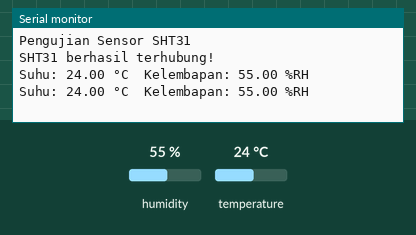
Recording of a sketch running on a simulated ESP32. On the bench: the last lines printed to the serial monitor. The inputs (shaded band) are chosen by the test bench; at power-on: humidity 55 %, temperature 24 °C.

Above: at 2.8 s.
2.9 s: humidity set to 22 %
At 4.8 s:
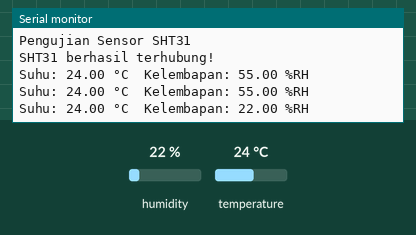
5.6 s: temperature set to 12 °C
At 6.6 s:
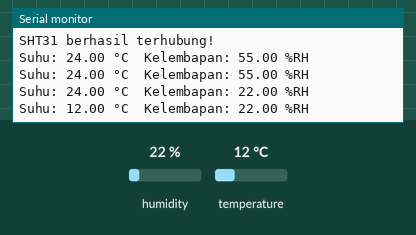
8.3 s: humidity set to 40 %
At 8.3 s:
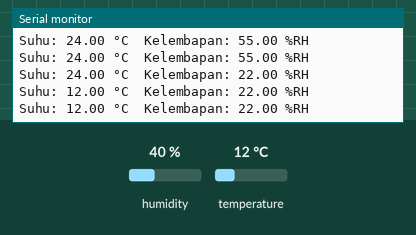
Timing chart, 0 to 11.3 s (numbered marks = the images above; inputs shaded):
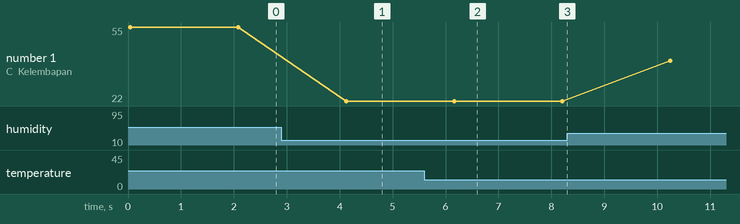

Measured:
- after the input at 2.9 s, the serial monitor: prints a new line after 1.2 s (image 1)
- after the input at 5.6 s, the serial monitor: prints a new line after 0.56 s (image 2)
- plotted number 1: 55 → 22 after the input at 2.9 s, 22 → 40 after the input at 8.3 s

The sketch:

sht31.ino
```cpp
#include <Wire.h>
#include "Adafruit_SHT31.h"

// Inisialisasi objek sensor SHT31
Adafruit_SHT31 sht31 = Adafruit_SHT31();

void setup() {
  // Memulai komunikasi Serial
  Serial.begin(115200);
  while (!Serial) delay(10); // Tunggu hingga Serial Monitor siap

  Serial.println("\nPengujian Sensor SHT31");

  // Inisialisasi pin I2C ESP32 (SDA = 21, SCL = 22)
  Wire.begin();

  // Memulai sensor di alamat 0x44 (alamat default SHT31)
  // Jika I2C scanner mendeteksi 0x45, ubah angka di bawah menjadi 0x45
  if (!sht31.begin(0x44)) {
    Serial.println("Sensor SHT31 tidak terdeteksi. Cek kabel Anda!");
    while (1) delay(1); // Berhenti di sini jika sensor gagal diinisialisasi
  }

  Serial.println("SHT31 berhasil terhubung!");
}

void loop() {
  // Membaca suhu dan kelembapan
  float suhu = sht31.readTemperature();
  float kelembapan = sht31.readHumidity();

  // Mengecek apakah pembacaan suhu berhasil (bukan NaN / Not a Number)
  if (!isnan(suhu)) {
    Serial.print("Suhu: ");
    Serial.print(suhu, 2); // 2 angka di belakang koma
    Serial.print(" °C\t");
  } else {
    Serial.print("Gagal membaca suhu!\t");
  }

  // Mengecek apakah pembacaan kelembapan berhasil
  if (!isnan(kelembapan)) {
    Serial.print("Kelembapan: ");
    Serial.print(kelembapan, 2);
    Serial.println(" %RH");
  } else {
    Serial.println("Gagal membaca kelembapan!");
  }

  // Tunggu 2 detik sebelum membaca kembali
  delay(2000);
}
```
